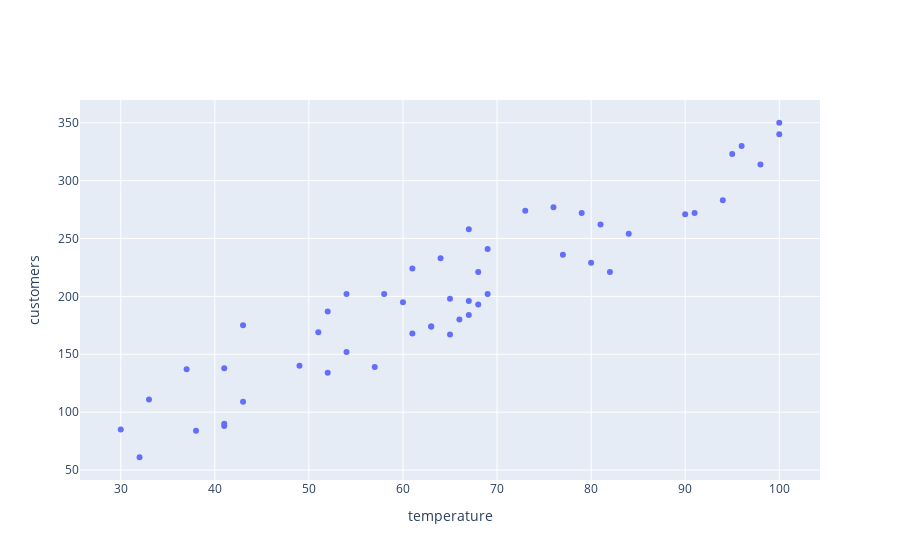

Source (notebook cell):
### Code cell
import plotly.graph_objects as go
data_trace = go.Scatter(x = temperatures, y = noisy_customers, name = 'initial data', mode = 'markers')
layout = {'yaxis': {'title': 'customers'}, 'xaxis': {'title': 'temperature'}}
go.Figure([data_trace], layout = layout)

### Figure 1 — Plotly figure (JSON) as saved in the notebook; plotly's stock layout.template omitted (floating-point values rounded to 4 significant figures)
{"data": [{"mode": "markers", "name": "initial data", "type": "scatter", "x": [60, 68, 43, 80, 91, 49, 41, 38, 32, 81, 100, 67, 37, 58, 96, 98, 76, 65, 52, 43, 63, 57, 33, 63, 64, 54, 51, 69, 67, 77, 41, 73, 79, 94, 61, 52, 61, 90, 65, 41, 100, 68, 30, 67, 69, 95, 54, 82, 84, 66], "y": [195, 221, 109, 229, 272, 140, 88, 84, 61, 262, 340, 196, 137, 202, 330, 314, 277, 198, 134, 175, 174, 139, 111, 174, 233, 202, 169, 202, 184, 236, 138, 274, 272, 283, 224, 187, 168, 271, 167, 90, 350, 193, 85, 258, 241, 323, 152, 221, 254, 180]}], "layout": {"autosize": true, "xaxis": {"autorange": true, "range": [25.65, 104.3], "title": {"text": "temperature"}, "type": "linear"}, "yaxis": {"autorange": true, "range": [39.83, 371.2], "title": {"text": "customers"}, "type": "linear"}}}
